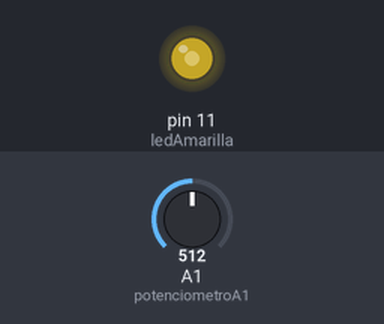
The sketch below on a simulated Arduino Uno, built with avr-gcc and run on an emulated ATmega328P. Shown: output pins drawn as LEDs (lit = HIGH). The inputs (shaded band) are chosen by the test bench; at power-on: A1 (potenciometroA1) = 512.

Above: at 1.2 s.
1.3 s: A1 (potenciometroA1) set to 716
At 2.5 s:
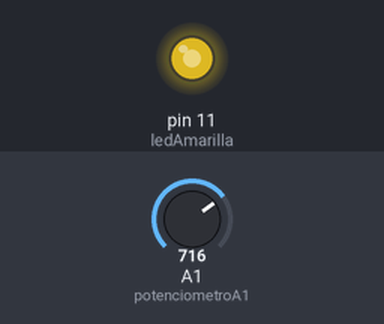
2.8 s: A1 (potenciometroA1) set to 900
At 4.0 s:
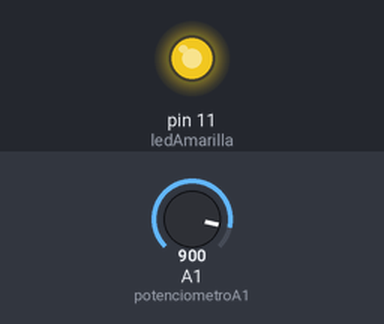
4.3 s: A1 (potenciometroA1) set to 122
At 5.0 s:
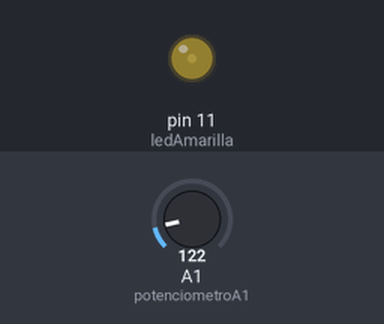
5.8 s: A1 (potenciometroA1) set to 0
At 6.4 s:
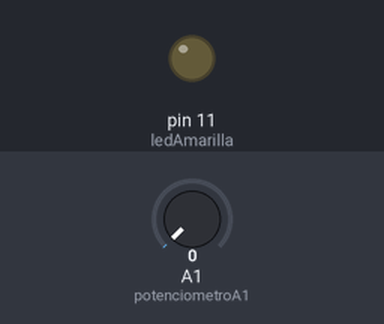
7.3 s: A1 (potenciometroA1) set to 511
At 8.6 s:
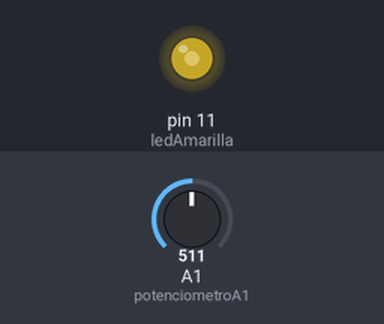
Timing chart, 0 to 9.8 s (numbered marks = the images above; inputs shaded):
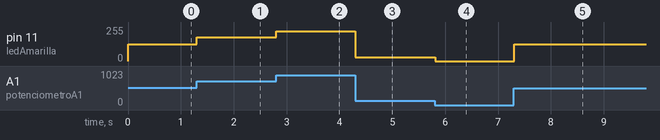

Measured:
- after the input at 1.3 s, pin 11 (ledAmarilla): 127/255 → 178/255 at once
- after the input at 2.8 s, pin 11 (ledAmarilla): 178/255 → 224/255 at once
- after the input at 4.3 s, pin 11 (ledAmarilla): 224/255 → 30/255 at once
- after the input at 5.8 s, pin 11 (ledAmarilla): 30/255 → 0/255 at once
- after the input at 7.3 s, pin 11 (ledAmarilla): 0/255 → 127/255 at once

The sketch:

01-RegularLuzAmarillaSegunPotenciometroA1.ino
```cpp
/*
Utilizamos el método map(), que es un método que convierte o mapea el rango de valores que se obtienen del potenciómetro (0-1023) a un nuevo rango que es el rango de brillo que pueden manejar los LED (0-255).

El método map() en Arduino toma cinco argumentos:

  - El valor que queremos mapear (en este caso, valorPotenciometro que es el valor leído del potenciómetro).
  - El límite inferior del rango actual de ese valor (en este caso, 0, porque el potenciómetro puede dar valores entre 0 y 1023).
  - El límite superior del rango actual de ese valor (en este caso, 1023).
  - El límite inferior del rango al que queremos mapear el valor (en este caso, 0, porque el brillo de los LED puede estar entre 0 y 255).
  - El límite superior del rango al que queremos mapear el valor (en este caso, 255).

En resumen:
Primero ponemos el valor del potenciómetro que queramos convertir (valorPotenciometro), luego el intervalo sobre el que está medido (0, 1023) y por último el intervalo al que se tiene que convertir (0, 255).
*/

int potenciometroA1 = 15;
int ledAmarilla = 11;

void setup() {
  pinMode(potenciometroA1, INPUT);
  pinMode(ledAmarilla, OUTPUT);
}

void loop() {
  int valorPotenciometro = analogRead(potenciometroA1);  // Leemos el valor del potenciómetro (0-1023)
  int brilloLed = map(valorPotenciometro, 0, 1023, 0, 255);  // Mapeamos el valor del potenciómetro (0-1023) al rango del brillo del LED (0-255), haciendo una equivalencia

  analogWrite(ledAmarilla, brilloLed);  // Encendemos el LED amarillo con el brillo calculado (el cual es variable)

  delay(10);
}
```
